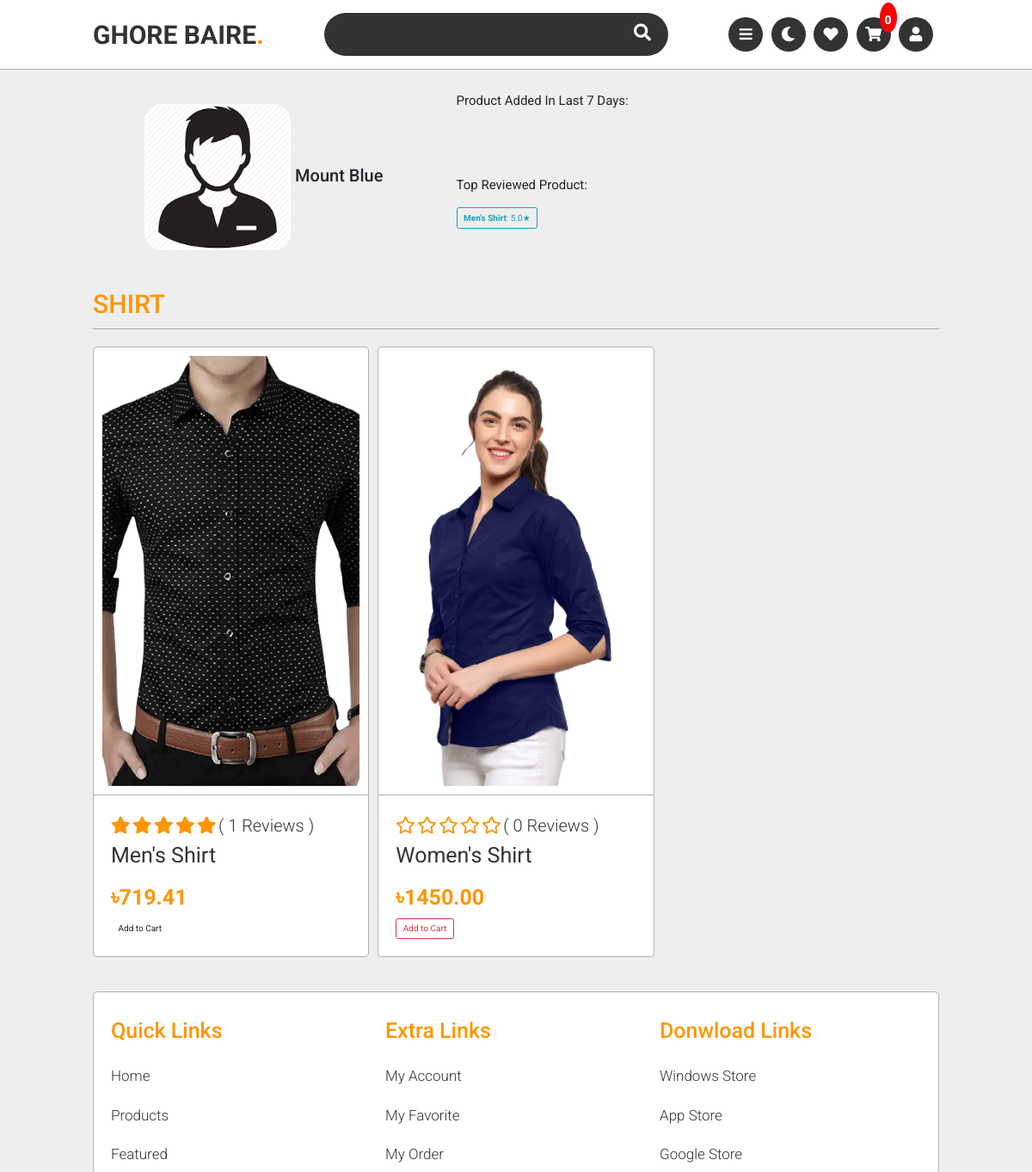
/view_shop/1/ (upper part), run on an earlier commit of the app's database.
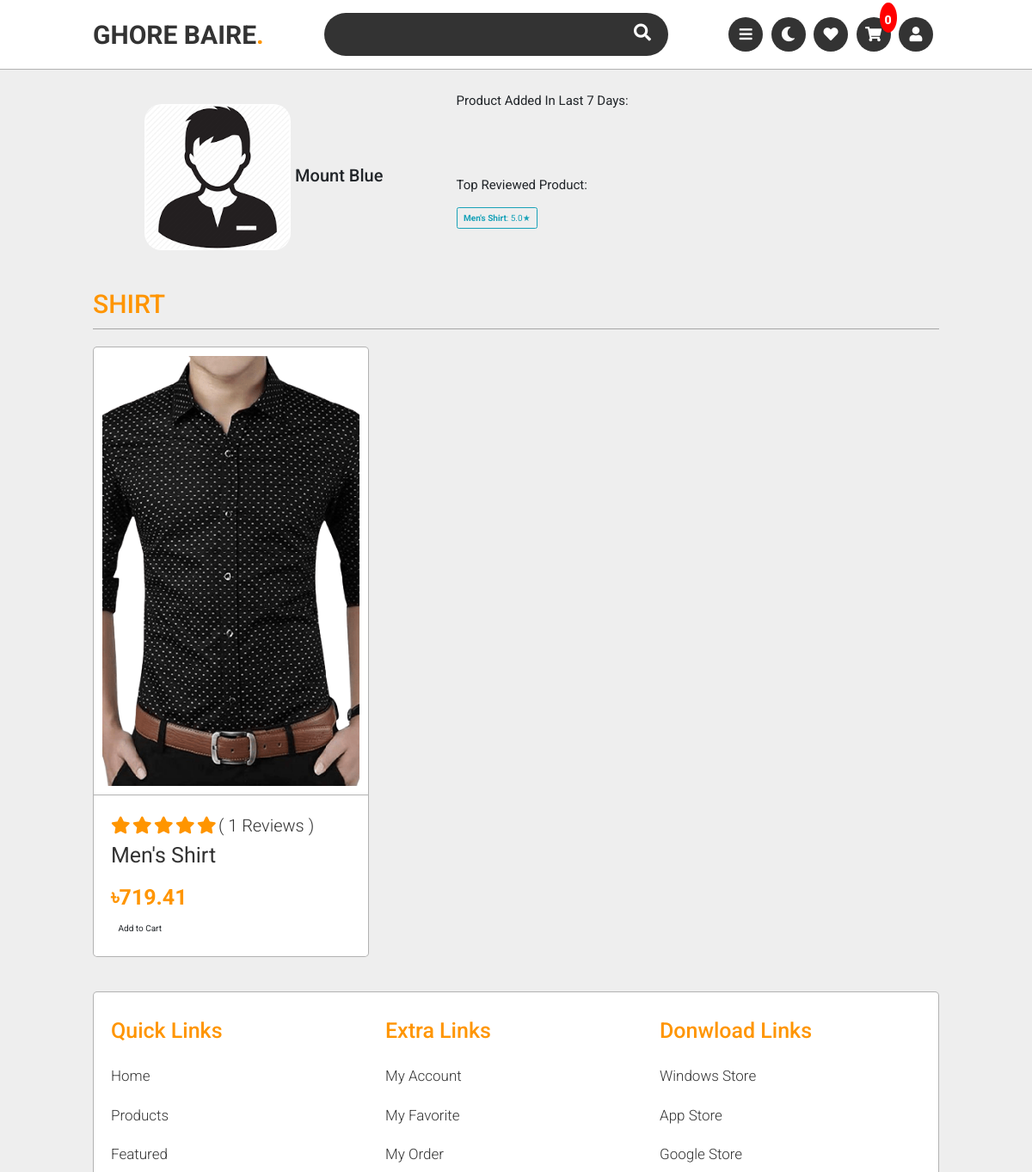
And on a later commit of the database.
### store/models.py (models this page shows, shortened)
class Product(models.Model):
    FOR = (
        ('woman','Woman'),
        ('man', 'Man')
    )
    shopowner = models.ForeignKey(ShopOwner, null=True, on_delete= models.CASCADE)
    name = models.CharField(max_length=200,blank = True, null=True)
    price = models.FloatField(default=0,null=True)
    category = models.ManyToManyField(Category)
    description = models.CharField(max_length=2000, null=True,blank=True)
    date_created = models.DateTimeField(auto_now_add=True, null=True)
    quantity = models.CharField(max_length=100,blank = True, null=True)
    digital = models.BooleanField(default=False, null=True, blank=False)
    color = models.ManyToManyField(Color)
    size = models.ManyToManyField(Size)
    stock = models.IntegerField(default=0, null = True,blank = True)
    discount = models.IntegerField(default=0, null = True,blank = True)
    discount_amount = models.FloatField(default=0, null = True,blank = True)
    rate = models.FloatField(default=0, null = True,blank = True)
    featured = models.BooleanField(default=False,blank=True,null=True)
    c_for = models.CharField(max_length=200,blank=True, null=True,choices=FOR)

class Category(models.Model):
    name = models.CharField(max_length=200, null=True)

class ProductImages(models.Model):
    product =  models.ForeignKey(Product, null=True, on_delete= models.CASCADE)
    img = models.ImageField(default="product-pic.jpg",null = True,blank = True)

### store/views.py (the view)
# urls.py: path('view_shop/<str:pk>/',views.view_shops,name="view_shop"),
def view_shops(request,pk):
    if request.user.is_authenticated:
        customer = request.user.customer
        order, created = Order.objects.get_or_create(customer=customer, complete=False)
        cartItems = order.get_cart_items
    else:
        cookieData = cookieCart(request)
        cartItems = cookieData['cartItems']
    shop = ShopOwner.objects.get(id=pk)
    products = Product.objects.filter(shopowner=shop)
    product_week = products.filter(date_created__gt=(datetime.datetime.now()- timedelta(days=7))).order_by('-date_created')
    top_reviewed = products.order_by('-rate')
    categorys = Category.objects.all()
    for i in categorys:
        i.products = products.filter(category = i)
        for j in i.products:
            j.images = ProductImages.objects.filter(product = j)[:1]
            j.total_review = Review.objects.filter(product = j).count()
    context = {
        'shop':shop,
        'categorys':categorys,
        'i.products':i.products,
        'j.images':j.images,
        'j.total_review':j.total_review,
        'top_reviewed':top_reviewed,
        'product_week':product_week,
        'cartItems':cartItems
        }
    return render(request,'store/view_shop.html',context)

### store/utils.py (called while the page is built, shortened)
def cookieCart(request):
    try:
        cart = json.loads(request.COOKIES['cart'])
    except:
        cart = {}
    items = []
    order = {'get_cart_total':0, 'get_cart_items':0,'shipping':False}
    cartItems = order['get_cart_items']
    cartTotal = order['get_cart_total']
    return {"order":order,"items":items,"cartItems":cartItems,'cartTotal':cartTotal}

### store/templates/store/view_shop.html (shortened to what this page needs)
{% extends 'main.html' %}
{% block main %}
<br>
<section>
    <div class="row">
        <div class="col-md-5 shop-details" >
            <img src="{{shop.profile_pic.url}}" >
            <h6> {{shop.user.first_name}} {{shop.user.last_name}}</h6>
        </div>
        <div class="col-md-7">
          <p>Product added in last 7 days: </p>
          <div class="product_week" style="height: 50px; overflow: auto;">
          </div><br>
          <p>Top Reviewed Product: </p>
          <div class="top_reviewed" style="height: 50px; overflow: auto;">
            {% for i in top_reviewed %}
            {% if i.rate >= 3 %}
            <a href="{% url 'store:product_view' i.id %}" class="btn btn-outline-info" style="margin-top: 5px;"><strong>{{i.name}}</strong>: {{i.rate|floatformat:1}}&#9733;</a>
            {% endif %}
            {% endfor %}
          </div>
        </div>
    </div>
</section>
<section class="products" id="products">
    {% for i in categorys %}
    {% if i.products %}
    <h1 class="heading">  <span> {{i.name}}</span> </h1>
<div class="swiper-container product-slider gap">
    <div class="swiper-wrapper" id="live-filter">
        {% for j in i.products %}
        <div class="swiper-slide">
            <div class="slide">
                <div class="image">
                    {% for k in j.images %}
                        <img src="{{ k.img.url }}" alt="">
                    {% endfor %}
                </div>
                <div class="content">
                    <div class="stars">
                        {% if j.rate <= 0 %}
                        <i class="far fa-star"></i>
                        <i class="far fa-star"></i>
                        <i class="far fa-star"></i>
                        <i class="far fa-star"></i>
                        <i class="far fa-star"></i>
                        {% elif j.rate <= 1 %}
                        <i class="fas fa-star"></i>
                        <i class="far fa-star"></i>
                        <i class="far fa-star"></i>
                        <i class="far fa-star"></i>
                        <i class="far fa-star"></i>
                        {% elif j.rate <= 2 %}
                        <i class="fas fa-star"></i>
                        <i class="fas fa-star"></i>
                        <i class="far fa-star"></i>
                        <i class="far fa-star"></i>
                        <i class="far fa-star"></i>
                        {% elif j.rate <= 3 %}
                        <i class="fas fa-star"></i>
                        <i class="fas fa-star"></i>
                        <i class="fas fa-star"></i>
                        <i class="far fa-star"></i>
                        <i class="far fa-star"></i>
                        {% elif j.rate <= 4 %}
                        <i class="fas fa-star"></i>
                        <i class="fas fa-star"></i>
                        <i class="fas fa-star"></i>
                        <i class="fas fa-star"></i>
                        <i class="far fa-star"></i>
                        {% else %}
                        <i class="fas fa-star"></i>
                        <i class="fas fa-star"></i>
                        <i class="fas fa-star"></i>
                        <i class="fas fa-star"></i>
                        <i class="fas fa-star"></i>
                        {% endif %}
                        <span>( {{j.total_review}} reviews  )</span>
                    </div>
                    <h3>{{j.name}}</h3>
                    <div class="price">&#2547;{{j.price|floatformat:2}}</div>
                    {% if j.stock <= 0 %}
                    <button class="btn btn-outline-danger btn-disabled">Add to Cart</button>
                    {% else %}
                    <button data-product={{j.id}} data-action="add" class="btn update-cart">Add to Cart</button>
                    {% endif %}
                </div>
            </div>
        </div>
        {% endfor %}
    </div>
</div>
{% endif %}
{% endfor %}
</section>
{% endblock %}

What changed in the data, as far as the page shows it:
no longer on this page (row unchanged): ProductImages: img (picture), shown under "0"
changed Category "SHIRT": loses Product (rate 0 (drawn), total_review "0", name "Women's Shirt", price "1450.00", stock "Add to Cart")
